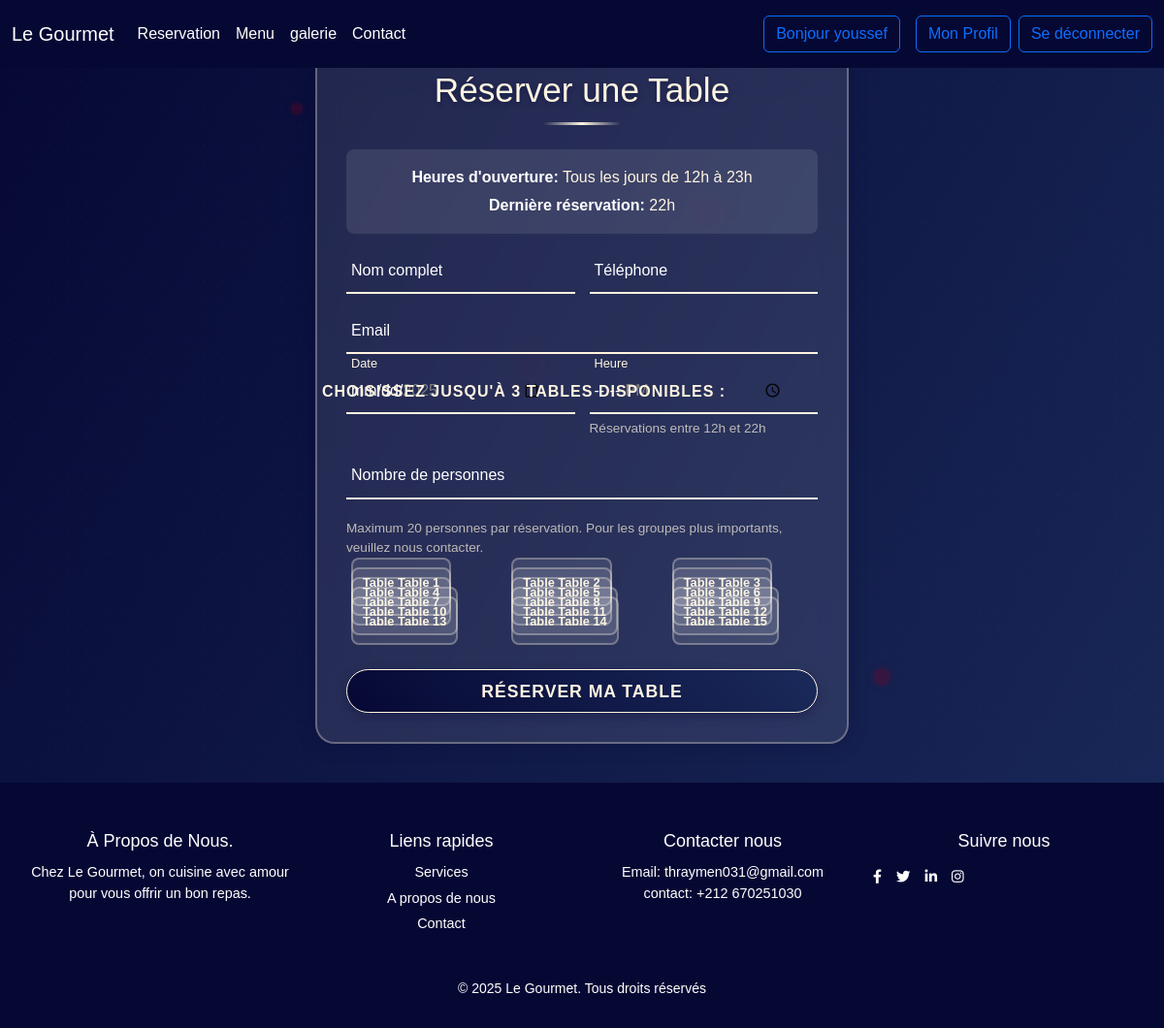
/Reservation.php (signed in), run on the app's committed database.
### tables this page shows
CREATE TABLE `tables` (
  `id` int(11) NOT NULL,
  `numero_table` varchar(50) NOT NULL,
  `statut` enum('libre','réservée','annulée') DEFAULT 'libre'
);

### Reservation.php (the view, shortened to what this page needs)
<?php
require_once 'cnx.php';
$formData = [
    'nom' => '',
    'email' => '',
    'telephone' => '',
    'date' => '',
    'heure' => '',
    'personnes' => ''
];
$availableTables = [];
$tablesResult = $cnx->query("SELECT id, numero_table FROM tables WHERE statut = 'libre'");
if (!$tablesResult) {
    error_log("Query failed: " . $cnx->error);
} else {
    while ($row = $tablesResult->fetch_assoc()) {
        $availableTables[] = $row;
    }
}
?>
<!DOCTYPE html>
<html lang="fr">
<head>
    <link rel="stylesheet" href="css/bootstrap.min.css">
    <link rel="stylesheet" href="https://cdnjs.cloudflare.com/ajax/libs/animate.css/4.1.1/animate.min.css" />
</head>
<body>
    <?php include("header.php"); ?>
    <div class="particles">
        <div class="particle"></div>
        <div class="particle"></div>
        <div class="particle"></div>
        <div class="particle"></div>
    </div>
    <div class="reservation-container animate__animated animate__fadeIn">
        <h2>Réserver une Table</h2>
        <div class="hours-info">
            <p><strong>Heures d'ouverture:</strong> Tous les jours de 12h à 23h</p>
            <p><strong>Dernière réservation:</strong> 22h</p>
        </div>
        <form action="" method="POST" id="reservationForm" novalidate>
            <div class="form-row">
                <div class="form-col">
                    <div class="inputbox">
                        <input type="text"
                               name="nom"
                               value="<?php echo htmlspecialchars($formData['nom']); ?>"
                               placeholder=" "
                               required
                               maxlength="100">
                        <label>Nom complet</label>
                    </div>
                </div>
                <div class="form-col">
                    <div class="inputbox">
                        <input type="tel"
                               name="telephone"
                               value="<?php echo htmlspecialchars($formData['telephone']); ?>"
                               placeholder=" "
                               required
                               pattern="[0-9+\s()-]{8,15}">
                        <label>Téléphone</label>
                    </div>
                </div>
            </div>
            <div class="inputbox">
                <input type="email"
                       name="email"
                       value="<?php echo htmlspecialchars($formData['email']); ?>"
                       placeholder=" "
                       required
                       maxlength="255">
                <label>Email</label>
            </div>
            <div class="form-row">
                <div class="form-col">
                    <div class="inputbox">
                        <input type="date"
                               name="date"
                               value="<?php echo htmlspecialchars($formData['date']); ?>"
                               min="<?php echo date('Y-m-d'); ?>"
                               max="<?php echo date('Y-m-d', strtotime('+3 months')); ?>"
                               placeholder=" "
                               required>
                        <label>Date</label>
                    </div>
                </div>
                <div class="form-col">
                    <div class="inputbox">
                        <input type="time"
                               name="heure"
                               value="<?php echo htmlspecialchars($formData['heure']); ?>"
                               min="12:00"
                               max="22:00"
                               placeholder=" "
                               required>
                        <label>Heure</label>
                    </div>
                    <p class="info-text">Réservations entre 12h et 22h</p>
                </div>
            </div>
            <div class="inputbox">
                <input type="number"
                       name="personnes"
                       min="1"
                       max="20"
                       value="<?php echo $formData['personnes'] ? htmlspecialchars($formData['personnes']) : ''; ?>"
                       placeholder=" "
                       required>
                <label>Nombre de personnes</label>
            </div>
            <p class="info-text">Maximum 20 personnes par réservation. Pour les groupes plus importants, veuillez nous contacter.</p>
            <?php if (!empty($availableTables)): ?>
                <div class="table-selection">
                    <label class="table-selection-label">Choisissez jusqu'à 3 tables disponibles :</label>
                    <div class="table-grid">
                        <?php foreach ($availableTables as $table): ?>
                            <div class="table-option">
                                <label for="table<?php echo $table['numero_table']; ?>" class="table-label">
                                    Table <?php echo $table['numero_table']; ?>
                                </label>
                            </div>
                        <?php endforeach; ?>
                    </div>
                </div>
            <?php else: ?>
                <div class="no-tables-message">
                    <p>Aucune table disponible pour le moment. Veuillez réessayer plus tard ou contactez-nous.</p>
                </div>
            <?php endif; ?>
            <button type="submit">Réserver ma table</button>
        </form>
    </div>
    <?php include("footer.php"); ?>
</body>
</html>

### Reservation.php (style rules this page uses)
* { margin: 0; padding: 0; box-sizing: border-box; }
body { min-height: 100vh; font-family: 'BodoniModa-Italic', sans-serif !important; background: linear-gradient(120deg, #060834, #1a2a5a, #060834); background-size: 200% 200%; animation: gradientBG 10s ease infinite; position: relative; overflow-x: hidden; display: flex; flex-direction: column; align-items: center; }
body::before { content: ''; position: absolute; top: 0; left: 0; width: 100%; height: 100%; background: radial-gradient(circle, rgba(255, 255, 255, 0.05) 1px, transparent 1px); background-size: 20px 20px; opacity: 0.3; z-index: 0; }
.particles { position: absolute; top: 0; left: 0; width: 100%; height: 100%; pointer-events: none; z-index: 0; }
.particle { position: absolute; background: rgba(128, 0, 32, 0.3); border-radius: 50%; box-shadow: 0 0 8px rgba(128, 0, 32, 0.2); animation: float 9s infinite ease-in-out; }
.particle:nth-child(1) { width: 12px; height: 12px; top: 10%; left: 25%; animation-duration: 8s; }
.particle:nth-child(2) { width: 18px; height: 18px; top: 65%; left: 75%; animation-duration: 10s; }
.particle:nth-child(3) { width: 15px; height: 15px; top: 35%; left: 45%; animation-duration: 7s; }
.particle:nth-child(5) { width: 14px; height: 14px; top: 20%; left: 60%; animation-duration: 9s; }
.reservation-container { position: relative; max-width: 550px; width: 100%; background-color: rgba(255, 255, 255, 0.1); border: 2px solid rgba(255, 245, 224, 0.3); border-radius: 20px; backdrop-filter: blur(15px); padding: 30px; box-shadow: 0 0 20px rgba(6, 8, 52, 0.3); z-index: 1; margin: 40px auto; transition: all 0.3s ease; }
h2 { font-size: 2.2rem; color: #fff5e0; text-align: center; margin-bottom: 25px; text-shadow: 0 2px 5px rgba(6, 8, 52, 0.4); position: relative; padding-bottom: 15px; }
h2::after { content: ''; position: absolute; bottom: 0; left: 50%; transform: translateX(-50%); width: 80px; height: 3px; background: linear-gradient(to right, transparent, #fff5e0, transparent); }
.hours-info { background: rgba(255, 255, 255, 0.1); border-radius: 8px; padding: 12px; margin: 15px 0; color: #fff5e0; text-align: center; }
.hours-info p { margin: 5px 0; }
.hours-info strong { color: #fff; }
form { display: flex; flex-direction: column; gap: 15px; }
.form-row { display: flex; gap: 15px; margin-bottom: 0; }
.form-col { flex: 1; min-width: 0; }
.inputbox { position: relative; margin: 0; border-bottom: 2px solid #fff5e0; transition: border-color 0.3s ease; }
input { width: 100%; height: 45px; background: transparent; border: none; outline: none; font-size: 1rem; padding: 0 35px 0 5px; color: #fff; font-family: 'BodoniModa-Italic', sans-serif; transition: all 0.3s ease; }
input::placeholder { color: rgba(255, 255, 255, 0.5); }
input:invalid { border-bottom-color: #dc3545; }
label { position: absolute; top: 50%; left: 5px; transform: translateY(-50%); color: #fff; font-size: 1rem; pointer-events: none; transition: all 0.3s ease; }
input:focus ~ label, input:not(:placeholder-shown) ~ label { top: -5px; font-size: 0.8rem; color: #fff5e0; }
.info-text { color: #fff5e0; font-size: 0.85rem; margin-top: 5px; margin-bottom: 0; opacity: 0.7; }
.table-selection { margin: 15px 0; }
.table-selection-label { display: block; color: #fff5e0; font-size: 1rem; font-weight: 600; margin-bottom: 10px; text-transform: uppercase; letter-spacing: 1px; }
.table-grid { display: grid; grid-template-columns: repeat(auto-fit, minmax(120px, 1fr)); gap: 10px; margin-bottom: 0; }
.table-option { position: relative; }
.table-label { display: flex; align-items: center; justify-content: center; padding: 10px; background: rgba(255, 255, 255, 0.1); border: 2px solid rgba(255, 245, 224, 0.3); border-radius: 8px; color: #fff5e0; text-align: center; cursor: pointer; transition: all 0.3s ease; font-size: 0.9rem; font-weight: 600; min-height: 50px; height: auto; }
button { width: 100%; height: 45px; border-radius: 40px; background: linear-gradient(45deg, #060834, #1a2a5a); border: 1px solid #fff5e0; outline: none; cursor: pointer; font-size: 1.1rem; font-weight: 600; color: #fff5e0; transition: all 0.4s ease; box-shadow: 0 4px 12px rgba(6, 8, 52, 0.3); text-transform: uppercase; margin-top: 15px; letter-spacing: 1px; position: relative; overflow: hidden; }
button::before { content: ''; position: absolute; top: 0; left: -100%; width: 100%; height: 100%; background: linear-gradient(90deg, transparent, rgba(255, 255, 255, 0.2), transparent); transition: all 0.4s ease; }

### data on the page
tables: numero_table "Table 1"
tables: numero_table "Table 2"
tables: numero_table "Table 3"
tables: numero_table "Table 4"
tables: numero_table "Table 5"
tables: numero_table "Table 6"
tables: numero_table "Table 7"
tables: numero_table "Table 8"
tables: numero_table "Table 9"
tables: numero_table "Table 10"
tables: numero_table "Table 11"
tables: numero_table "Table 12"
tables: numero_table "Table 13"
tables: numero_table "Table 14"
tables: numero_table "Table 15"

### other printed values
$_SESSION['nom'] "youssef"
